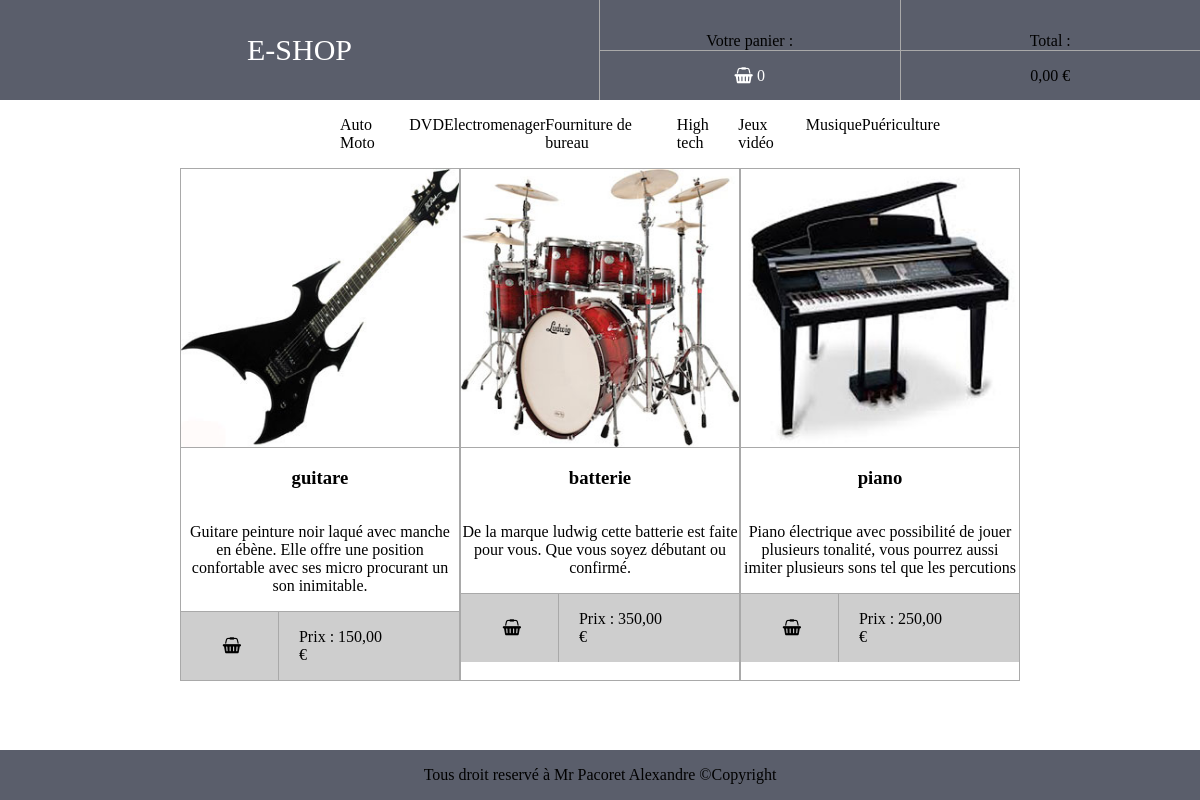
The page / on the database its author committed.
### tables this page shows
CREATE TABLE IF NOT EXISTS `produits` (
  `id_produit` int(11) NOT NULL AUTO_INCREMENT,
  `nom` varchar(255) NOT NULL,
  `description` varchar(255) NOT NULL,
  `prix` float NOT NULL DEFAULT '0',
  PRIMARY KEY (`id_produit`)
);

### _header.php (called while the page is built)
<?php
require 'connexion.php';
require 'class_panier.php';
$DB = new DB();
$panier = new panier($DB);
?>

### class_panier.php (called while the page is built, shortened)
<?php
	class panier{
		private $DB;
		public function __construct($DB){
			$this->DB = $DB;
		}
		public function count(){
			return array_sum($_SESSION['panier']);
		}
		public function total(){
			$total = 0;
			$ids = array_keys($_SESSION['panier']);
			if(empty($ids)){
				$produits = array();
			}
			else{
				$produits = $this->DB->query('SELECT id_produit, prix FROM produits WHERE id_produit IN ('.implode(',',$ids).')');
			}
			return $total;
		}
	}
?>

### connexion.php (called while the page is built, shortened)
<?php
class DB{
	private $host = 'localhost';
	private $identifiant = 'root';
	private $mdp = '';
	private $nom_bd = 'panier';
	public $db;
	public function __construct($host = null, $identifiant = null, $mdp = null, $nom_bd = null){
		try{
		$this->db = new PDO('mysql:host='.$this->host.';dbname='.$this->nom_bd, $this->identifiant, $this->mdp, array(PDO::MYSQL_ATTR_INIT_COMMAND => 'SET NAMES UTF8', PDO::ATTR_ERRMODE => PDO::ERRMODE_WARNING));
		}catch(PDOException $e){
			die('Impossible de se connecter à la base de donnée');
		}
	}
	public function query($sql, $data = array()){
		$req= $this->db->prepare($sql);
		$req->execute($data);
		return $req->fetchAll(PDO::FETCH_OBJ);
	}
}

### index.php (the view)
<?php require 'header.php'; ?>
<ul class="menu">
	<li>Auto Moto</li>
	<li>DVD</li>
	<li>Electromenager</li>
	<li>Fourniture de bureau</li>
	<li>High tech</li>
	<li>Jeux vidéo</li>
	<li>Musique</li>
	<li>Puériculture</li>
</ul>
<div class="parent">
	<?php $produits = $DB->query('SELECT * FROM produits');?>
	<?php foreach ($produits as $produit): ?>
		<div class="produit">
			<img src="img/<?= $produit->id_produit?>.jpg" class="img_produit">
			<div class=description>
				<h3 class="nom_produit"><?= $produit->nom; ?></h3>
				<p class="texte"><?= $produit->description; ?></p>
			</div>
			<div class='prixPanier'>
				<div class="rien"><a href="addpanier.php?id=<?= $produit->id_produit; ?>" class="sauvegarde addPanier"><i class="fa fa-shopping-basket" aria-hidden="true"></i></a></div>
				<div class="rien1"><p class="prix">Prix : <?= number_format($produit->prix,2,',',' '); ?> €</p></div>
			</div>
		</div>
	<?php endforeach ?>
</div>
<?php require 'footer.php'; ?>

### header.php (shortened to what this page needs)
<?php
require '_header.php';
?>
<!DOCTYPE html>
<html>
<head>
	<link href="https://maxcdn.bootstrapcdn.com/font-awesome/4.7.0/css/font-awesome.min.css" rel="stylesheet">
	<link rel="stylesheet" type="text/css" href="style.css">
</head>
<body>
<header>
	<div class="logo"><a href="index.php" class="centre">E-SHOP</a></div>
	<div class="panier">
		<p class="header">Votre panier :</p>
		<a href="panier.php"><i class="fa fa-shopping-basket" aria-hidden="true"></i> <span id='count'><?= $panier->count(); ?></span></a>
	</div>
	<div class="argent">
		<p class="header">Total :</p>
		<span id='total'><?= number_format($panier->total(),2,',',' '); ?> €</span>
	</div>
</header>

### footer.php (shortened to what this page needs)
<footer>
	<p>Tous droit reservé à Mr Pacoret Alexandre ©Copyright</p>
</footer>
</body>
</html>

### style.css (style rules this page uses)
body { margin: 0; }
header { display: flex; height: 100px; background-color: #5A5E6B; }
.logo { display: flex; width: 50%; }
.centre { font-size: 30px; margin: auto; color: white; text-decoration: none; }
.panier { display: flex; border-left: 1px solid darkgrey; flex-direction: column; justify-content: center; align-items: center; width: 25%; }
.header { width: 100%; text-align: center; border-bottom: 1px solid darkgrey; }
.panier a { text-decoration: none; color: white; }
.argent { display: flex; border-left: 1px solid darkgrey; flex-direction: column; justify-content: center; align-items: center; width: 25%; }
.menu { width: 50%; margin-left: 25%; display: flex; justify-content: space-around; list-style: none; }
li { cursor: pointer; }
.parent { display: flex; justify-content: space-around; width: 70%; margin-left: 15%; }
.produit { display: flex; flex-direction: column; width: 300px; border: 1px solid darkgrey; }
.description { border-top: 1px solid darkgrey; display: flex; flex-direction: column; align-items: center; justify-content: space-between; }
.img_produit { width: 100%; }
.texte { text-align: center; }
.rien { width: 35%; }
.rien1 { width: 65%; border-left: 1px solid darkgrey; }
.prixPanier { display: flex; align-items: center; border-top: 1px solid darkgrey; background-color: #CECECE; }
.sauvegarde { color: black; margin-left: 43%; width: 50%; }
.prix { margin-left: 20px; width: 50%; }
footer { position: absolute; width: 100%; text-align: center; background-color: #5A5E6B; bottom: 0; }

### rows shown on the page
produits: shows a picture, nom "guitare", description "Guitare peinture noir laqué avec manche en ébène. Elle offre une position confortable avec ses micro procurant un son inimitable.", prix "150,00"
produits: shows a picture, nom "batterie", description "De la marque ludwig cette batterie est faite pour vous. Que vous soyez débutant ou confirmé.", prix "350,00"
produits: shows a picture, nom "piano", description "Piano électrique avec possibilité de jouer plusieurs tonalité, vous pourrez aussi imiter plusieurs sons tel que les percutions", prix "250,00"

### other values the page prints
$panier->count() "0"
$panier->total() "0,00"
